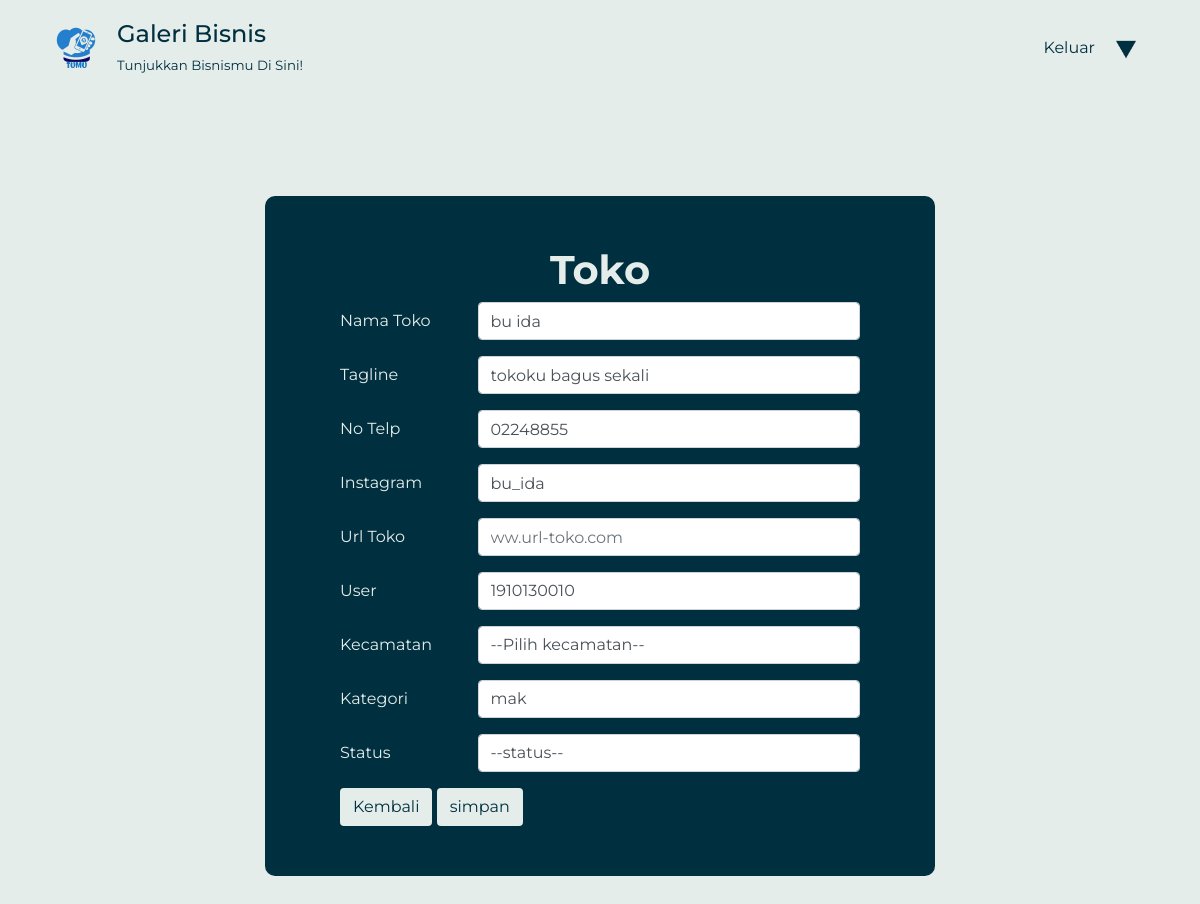
/dashboard.php?p=toko&id_toko=1 (signed in), run on an earlier commit of the app's database.
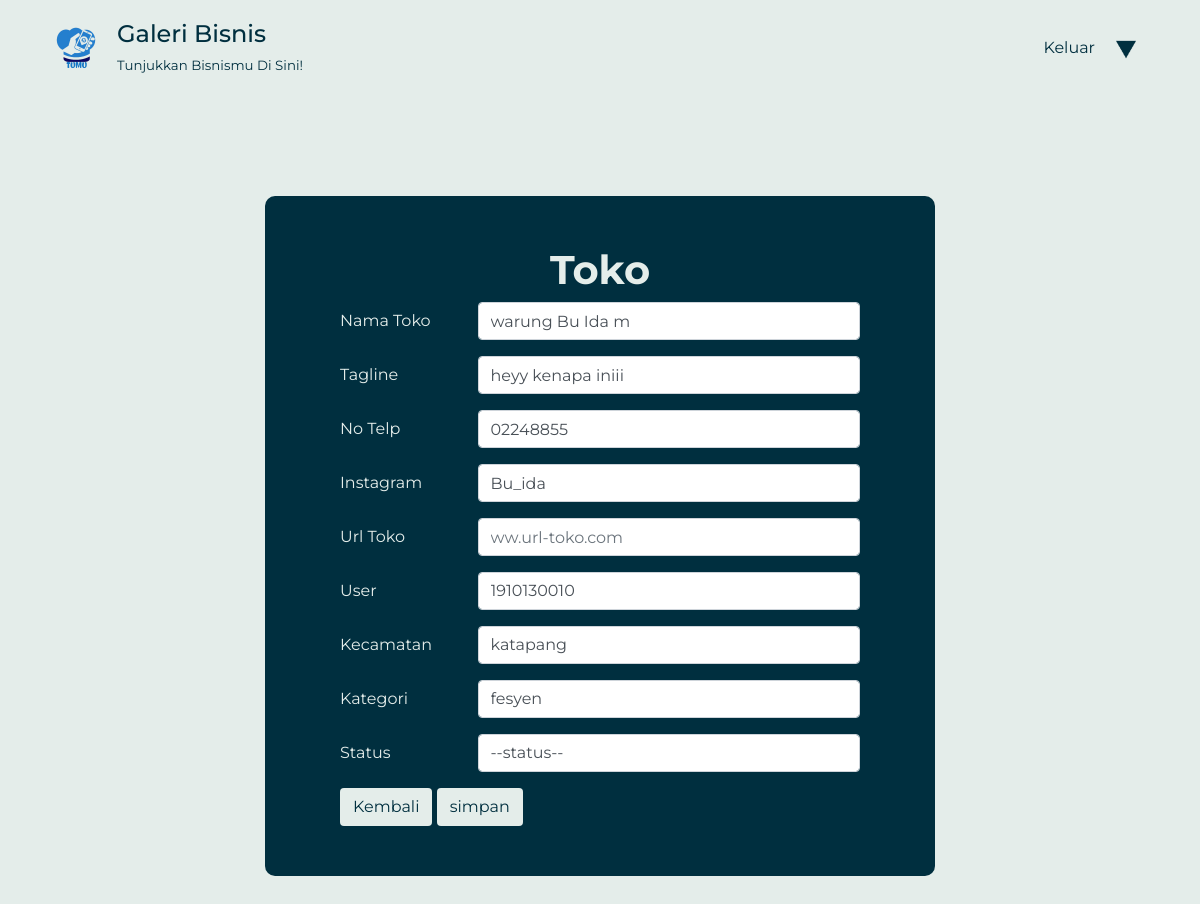
And on a later commit of the database.
### tables this page shows
CREATE TABLE `toko` (
  `id_toko` int(11) NOT NULL,
  `nama_toko` varchar(15) NOT NULL,
  `logo` varchar(256) DEFAULT NULL,
  `id_lokasi` int(11) DEFAULT NULL,
  `tagline` varchar(100) DEFAULT NULL,
  `no_telp` varchar(13) NOT NULL,
  `instagram` varchar(256) NOT NULL,
  `id_kategori` int(11) NOT NULL,
  `id_user` int(11) NOT NULL,
  `url_toko` varchar(256) DEFAULT NULL,
  `status` int(1) NOT NULL DEFAULT 0
);

### class/class.Toko.php (called while the page is built, shortened)
<?php
require_once("class.User.php");
require_once("class.kategori.php");
require_once("class.Lokasi.php");
class Toko extends Connection{
    private $id_toko='';
    public function __get($atribute)
    {
        if (property_exists($this, $atribute)) {
            return $this->$atribute;
        }
    }
    function __construct() {
        $this->lokasi = new Lokasi();
        $this->user = new User();
        $this->kategori = new Kategori();
    }
    public function SelectOneToko(){
        $sql="SELECT* FROM toko WHERE id_toko='$this->id_toko'";
        $resultOne = mysqli_query($this->connection, $sql) or die(mysqli_error($this->connection));
        if(mysqli_num_rows($resultOne)==1){
            $data=mysqli_fetch_assoc($resultOne);
            $this->id_toko = $data['id_toko'];
            $this->nama_toko = $data['nama_toko'];
            $this->tagline = $data['tagline'];
            $this->no_telp = $data['no_telp'];
            $this->instagram = $data['instagram'];
            $this->url_toko = $data['url_toko'];
        }
    }
}
?>

### connection.php (called while the page is built, shortened)
<?php
class Connection{
   private $host = "localhost";
   private $struser = "root";
   private $strpassword = "";
   private $dbname = "galeribisnis2";
	function connect(){
	    $conn = mysqli_connect($this->host,$this->struser, $this->strpassword);
	 	mysqli_select_db($conn, $this->dbname);
		$this->connection = $conn;
	}
}
?>

### class/class.User.php (called while the page is built, shortened)
<?php
require_once("class.Toko.php");
class User extends Connection{
    public function __get($atribute)
    {
        if (property_exists($this, $atribute)) {
            return $this->$atribute;
        }
    }
    public function SelectAllUser()
    {
        $sql = "SELECT * FROM user";
        $result = mysqli_query($this->connection, $sql);
        $arrResult = array();
        $cnt = 0;
        if (mysqli_num_rows($result) > 0) {
            while ($data = mysqli_fetch_array($result)) {
                $objUser = new User();
                $objUser->id_user = $data['id_user'];
                $objUser->username = $data['username'];
                $objUser->password = $data['password'];
                $objUser->nama = $data['nama'];
                $objUser->no_hp = $data['no_hp'];
                $objUser->email = $data['email'];
                $objUser->kota = $data['kota'];
                $objUser->role = $data['role'];
                $objUser->instagram_user = $data['instagram_user'];
                $objUser->foto = $data['foto'];
                $arrResult[$cnt] = $objUser;
                $cnt++;
            }
        }
        return $arrResult;
    }
}

### class/class.kategori.php (called while the page is built, shortened)
<?php
class Kategori extends Connection{
    public function __get($atribute)
    {
        if (property_exists($this, $atribute)) {
            return $this->$atribute;
        }
    }
    public function SelectAllKategori(){
        $sql="SELECT * FROM kategori";
        $result = mysqli_query($this->connection, $sql);
        $arrResult= array();
        $cnt=0;
        if(mysqli_num_rows($result)>0){
            while ($data=mysqli_fetch_Array($result)){
                $objKategori = new Kategori();
                $objKategori->id_kategori = $data['id_kategori'];
                $objKategori->nama_kategori = $data['nama_kategori'];
                $arrResult[$cnt] = $objKategori;
                $cnt++;
            }
        }
        return $arrResult;
    }
}
?>

### class/class.Lokasi.php (called while the page is built, shortened)
<?php
class Lokasi extends Connection{
    public function __get($atribute)
    {
        if (property_exists($this, $atribute)) {
            return $this->$atribute;
        }
    }
    public function SelectAllLokasi()
    {
        $sql = "SELECT * FROM lokasi";
        $result = mysqli_query($this->connection, $sql);
        $arrResult = array();
        $cnt = 0;
        if (mysqli_num_rows($result) > 0) {
            while ($data = mysqli_fetch_array($result)) {
                $objLokasi = new Lokasi();
                $objLokasi->id_lokasi = $data['id_lokasi'];
                $objLokasi->kecamatan = $data['kecamatan'];
                $objLokasi->kota = $data['kota'];
                $objLokasi->provinsi = $data['provinsi'];
                $arrResult[$cnt] = $objLokasi;
                $cnt++;
            }
        }
        return $arrResult;
    }
}
?>

### pages/toko.php (the view, shortened to what the changed rows need)
<?php
    require_once('./class/class.Toko.php');
    require_once('./class/class.User.php');
    require_once('./class/class.Lokasi.php');
    require_once('./class/class.kategori.php');
    $objToko= new Toko();
    $objUser= new User();
    $objUserList= $objUser->SelectAllUser();
    $objLokasi= new Lokasi();
    $objLokasiList= $objLokasi->SelectAllLokasi();
    $objKategori= new Kategori();
    $objKategoriList= $objKategori->SelectAllKategori();
    if (isset($_POST["btnSubmit"])) {
        $objToko->nama_toko = $_POST['nama_toko'];
        $objToko->tagline = $_POST['tagline'];
        $objToko->no_telp = $_POST['no_telp'];
        $objToko->status = $_POST['status'];
        $objToko->instagram = $_POST['instagram'];
        $objToko->url_toko = $_POST['url_toko'];
        $objToko->user->id_user = $_POST['id_user'];
        $objToko->lokasi->id_lokasi = $_POST['id_lokasi'];
        $objToko->kategori->id_kategori = $_POST['id_kategori'];
        if (isset ($_GET['id_toko'])){
            $objToko->id_toko = $_GET['id_toko'];
            $objToko->UpdateToko();
        }
        else{
            $objToko->AddToko();
        }
        echo "<script> alert('$objToko->message'); </script>";
        if($objToko->hasil){
            echo '<script> window.location = "?p=tokolist"; </script>';
        }
    }
    else if(isset($_GET['id_toko'])){
        $objToko->id_toko = $_GET['id_toko'];
        $objToko->SelectOneToko();
    }
?>
<div class="toko">
    <div class="container col-lg-7">
        <form form action="" method="POST" class="toko-form" enctype="multipart/form-data">
            <h1 class="title text-center fs-1 fw-bolder" >toko</h1>
            <div class="col">
                <div class="row mb-3">
                    <label class="col-sm-3 col-form-label">nama toko</label>
                    <div class="col-sm-9">
                        <input type="text" class="form-control" name="nama_toko" value="<?php echo $objToko->nama_toko; ?>" placeholder="nama toko" class="form-control">
                    </div>
                </div>
            </div>
            <div class="col">
                <div class="row mb-3">
                    <label class="col-sm-3 col-form-label">tagline</label>
                    <div class="col-sm-9">
                        <input type="text" class="form-control" name="tagline" value="<?php echo $objToko->tagline; ?>" placeholder="tagline" class="form-control"></input>
                    </div>
                </div>
            </div>
            <div class="col">
                <div class="row mb-3">
                    <label class="col-sm-3 col-form-label">no telp</label>
                    <div class="col-sm-9">
                        <input type="text" class="form-control" name="no_telp" value="<?php echo $objToko->no_telp; ?>" placeholder="02222222" class="form-control">
                    </div>
                </div>
            </div>
            <div class="col">
                <div class="row mb-3">
                    <label class="col-sm-3 col-form-label">instagram</label>
                    <div class="col-sm-9">
                        <input type="text" class="form-control" name="instagram" value="<?php echo $objToko->instagram; ?>" placeholder="@instagram" class="form-control">
                    </div>
                </div>
            </div>
            <div class="col">
                <div class="row mb-3">
                    <label class="col-sm-3 col-form-label">url toko</label>
                    <div class="col-sm-9">
                        <input type="text" class="form-control" name="url_toko" value="<?php echo $objToko->url_toko; ?>" placeholder="ww.url-toko.com" class="form-control">
                    </div>
                </div>
            </div>
            <div class="col">
                <div class="row mb-3">
                    <label class="col-sm-3 col-form-label">user</label>
                    <div class="col-sm-9">
                        <select name="id_user" class="form-control">
                            <?php
                                foreach ($objUserList as $user){
                                    if($objToko->user->id_user == $user->id_user)
                                        echo '<option selected="true" value='.$user->id_user.'>'.$user->username.'</option>';
                                    else
                                        echo '<option value='.$user->id_user.'>'.$user->username.'</option>';
                                }
                            ?>
                        </select>
                    </div>
                </div>
            </div>
            <div class="col">
                <div class="row mb-3">
                    <label class="col-sm-3 col-form-label">kecamatan</label>
                    <div class="col-sm-9">
                        <select name="id_lokasi" class="form-control">
                            <option value="">--Pilih kecamatan--</option>
                                <?php
                                    foreach ($objLokasiList as $lokasi){
                                        if($objToko->lokasi->id_lokasi == $lokasi->id_lokasi)
                                            echo '<option selected="true" value='.$lokasi->id_lokasi.'>'.$lokasi->kecamatan.'</option>';
                                        else
                                            echo '<option value='.$lokasi->id_lokasi.'>'.$lokasi->kecamatan.'</option>';
                                    }
                                ?>
                        </select>
                    </div>
                </div>
            </div>
            <div class="col">
                <div class="row mb-3">
                    <label class="col-sm-3 col-form-label">kategori</label>
                    <div class="col-sm-9">
                        <select name="id_kategori" class="form-control">
                                <?php
                                    foreach ($objKategoriList as $kategori){
                                        if($objToko->kategori->id_kategori == $kategori->id_kategori)
                                            echo '<option selected="true" value='.$kategori->id_kategori.'>'.$kategori->nama_kategori.'</option>';
                                        else
                                            echo '<option value='.$kategori->id_kategori.'>'.$kategori->nama_kategori.'</option>';
                                    }
                                ?>
                        </select>
                    </div>
                </div>
            </div>
            <div class="col">
                <div class="row mb-3">
                    <label class="col-sm-3 col-form-label">status</label>
                    <div class="col-sm-9">
                        <select name="status" class="form-control">
                            <option value="">--status--</option>
                        </select>
                    </div>
                </div>
            </div>
            <div class="col-lg-6 button-end">
                <a class="btn" href="?p=tokolist">kembali</a>
                <input class="btn" name="btnSubmit" type="submit" value="simpan">
            </div>
        </form>
    </div>
</div>

What changed in the data, as far as the page shows it:
changed toko: nama_toko "bu ida" → "warung Bu Ida m"; tagline "tokoku bagus sekali" → "heyy kenapa iniii"; instagram "bu_ida" → "Bu_ida"
Also different on the page:
form field id_lokasi: "--Pilih kecamatan--" → "katapang"
form field id_kategori: "mak" → "fesyen"
